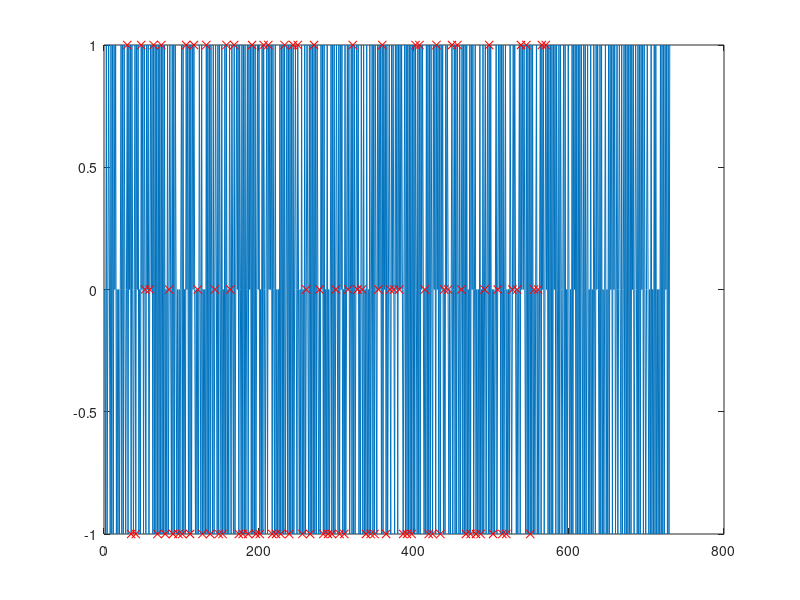

Recreate this plot in MATLAB. (Note: this script raises an error after producing the figure.)
clc
clear all

len=730;
signbalance=.5;
onevtwo=1/3;
y=zeros(len,1);
y(1)=0;

harshness=5; %Trade-off is structure vs balance. In theory, dynamic harshness dependent on k is the best trade-off and shortest methods section

%% vals "key":
%x
%y
%early pulse mag and +/- direction
%late pulse mag and +/- direction
%pseudorandom white noise magnitude
%shape (-1=none,0=triangle,1=square, 2=circle, 3=inf desired)
%cursor shown (0/1 false/true)
%acquisitions needed

cost=inf;

while cost>3
    for k=2:len
        if y(k-1)==0
            if rand<signbalance
                y(k)=-1;
                signbalance=signbalance-harshness*1/len;
            else
                y(k)=1;
                signbalance=signbalance+harshness*1/len;
            end
        else
            if rand<onevtwo
                y(k)=0;
                onevtwo=onevtwo-harshness*2/len;
            else
                y(k)=-y(k-1);
                onevtwo=onevtwo+harshness*1/len;
            end
        end
    end
    diffs=y(2:end)-y(1:end-1);
    signbalance_=sum(diffs<0)-sum(diffs>0)
    onevtwo_=sum(abs(diffs)==1)-sum(abs(diffs)==2)
    cost=abs(onevtwo_)+abs(signbalance_);
end



x=[y [0;sign(diffs)] [0;abs(diffs)]];

N=5;
DIR=[-1 1];
DIST=[1 2];
ntypes=5;

%Make a deck
c=0;
for k=1:N
    for kk=1:length(DIR)
        for kkk=1:length(DIST)
            for kkkk=1:ntypes
                c=c+1;
                catme(c).dat=[DIR(kk); DIST(kkk); kkkk];
            end
        end
    end
end
deck=[catme.dat];
deck=deck(:,randperm(size(deck,2)));

c=0;
d=1;
k=inf;
sd2=size(deck,2);
dist=zeros(sd2,1);
while c<len
    c=c+1;
    k=k+1;
    if (k<5)||(c<30)||(d>sd2)
        out(c).dat=[y(c); .5; 0; 0; 0; -1; 1; 1];
        continue
    end

    %if it's k>=7, reshuffle the deck and try again
    if (sum(x(c,2:3)'==deck(1:2,d))~=2)&&(k>5)
        deck(:,d:end)=deck(:,d-1+randperm(sd2-d+1));
    end
    if sum(x(c,2:3)'==deck(1:2,d))==2
        out(c).dat=[y(c); .5; 0; 0; 0; -1; 1; 1];
        continue
    end

    %[c,k]
    dist(d)=c;
    k=0;
    switch deck(3,d)
        case 1
            out(c).dat=[y(c); .5; 1; 0; 0; -1; 1; 1];
        case 2
            out(c).dat=[y(c); .5; -1; 0; 0; -1; 1; 1];
        case 3
            out(c).dat=[y(c); .5; 0; 1; 0; -1; 1; 1];
        case 4
            out(c).dat=[y(c); .5; 0; -1; 0; -1; 1; 1];
        case 5
            out(c).dat=[y(c); .5; 0; 0; 1; -1; 1; 1];
    end
    d=d+1;
end

figure(1)
clf
plot(1:len,y,dist,y(dist),'rx')
length(out)
size([out.dat])

[h]=hist(dist(2:end)-dist(1:end-1),5:11);
[(5:11)' h']

% out(c).dat=[0; 0; 0; 0; 0; 0; 1; 1]; %Extra copy of the first shape to allow target acquisition
% for s=0:3 %5 warmups on each, cursor shown
%         c=c+1;
%         out(c).dat=[0; 0; 0; 0; 0; s; 1; 5];
% end
% 
% for s=0:3 %5 more warmups on each, cursor shown
%         c=c+1;
%         out(c).dat=[0; 0; 0; 0; 0; s; 1; 5]; 
% end
% 
% SnMag=zeros(2,4*5*4);
% k=0;
% for s=0:3
%     for n=linspace(0,1,5)
%         for ITER=1:4
%             k=k+1;
%             SnMag(:,k)=[n;s];
%         end
%     end
% end
% SnMag=SnMag(:,randperm(k));
% 
% for k=1:4*5*4
%     c=c+1;
%     out(c).dat=[0; 0; 0; 0; SnMag(:,k); 1; 5];
% end

o=[out.dat]';
o(1:730,1)=o(1:730,1)*.15-.025;
o(:,3:4)=o(:,3:4)*15;
o(1:730,5)=o(1:730,5)*1.5;
o=[(1:length(out))' o];
fid=fopen('../Data/input.dat','w');
fprintf(fid,'%5.0f\t%6.4f\t%6.4f\t%6.4f\t%6.4f\t%6.4f\t%1.0f\t%1.0f\t%1.0f\n',o');
fclose(fid);
